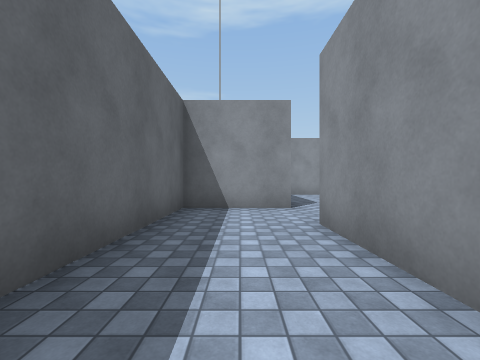
View 1 (above)

24 first-person views from a walk through a scene from a Unity 3-D project. The camera is 1.3 m above the floor, looks level and sees 90° across. The floor is counted in squares, 2 m on a side. Each view is taken from the middle of a square. On the plan, view 1 faces up. The plan holds only what a view shows up to about 9 squares ahead; the rest is blank. The place goes on beyond the plan. The player character is not drawn. Surface patterns are stand-ins for the level's own textures.

View 2
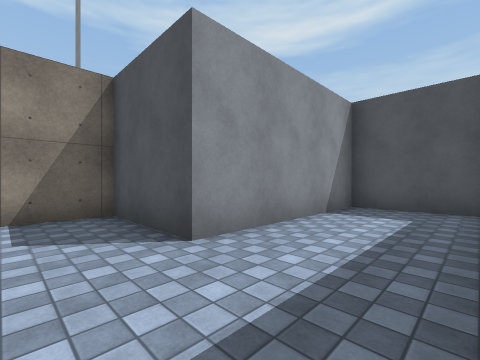

View 3
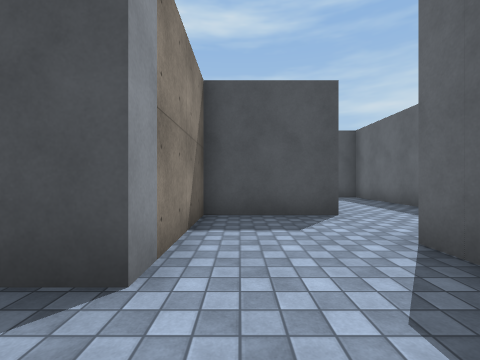

View 4
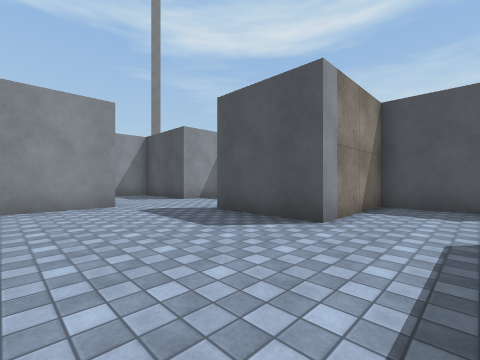

View 5
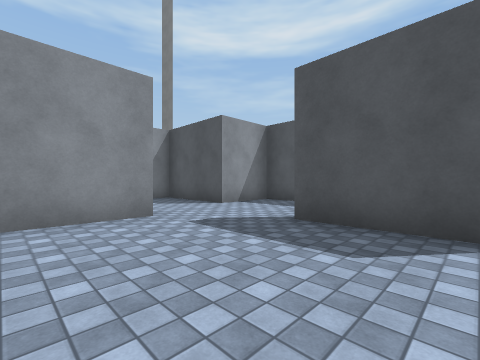

View 6
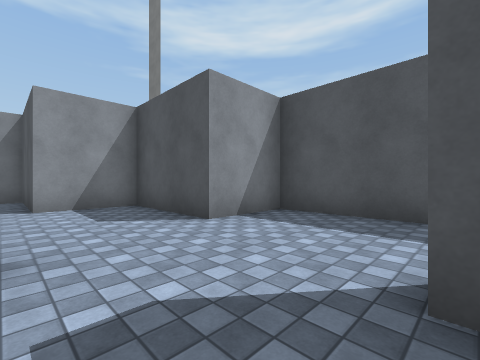

View 7
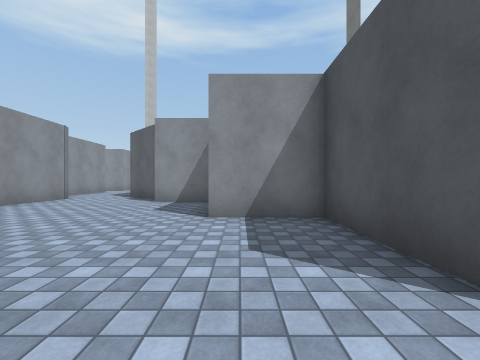

View 8
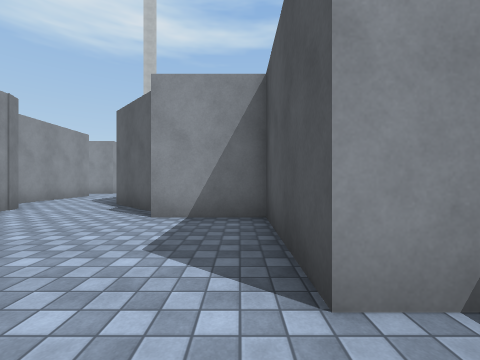

View 9
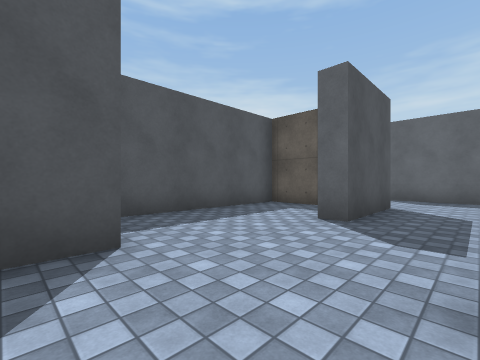

View 10
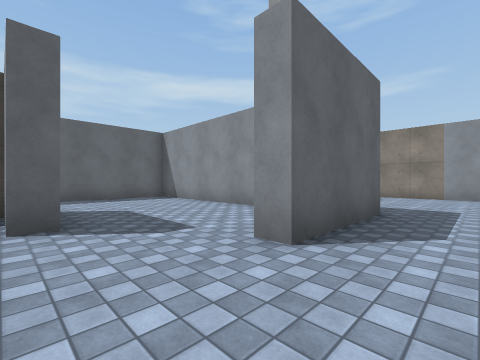

View 11
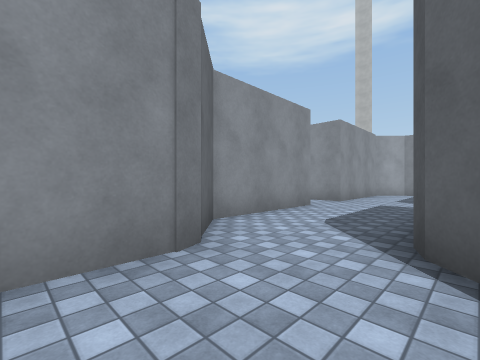

View 12
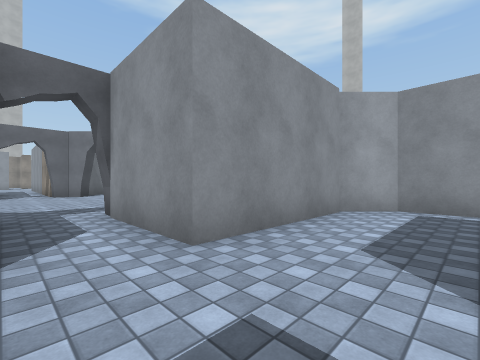

View 13
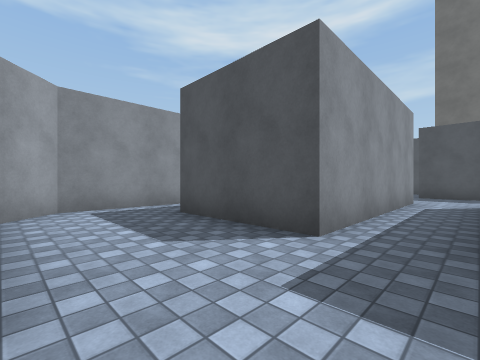

View 14
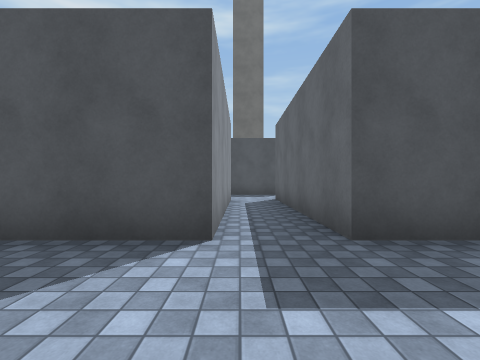

View 15
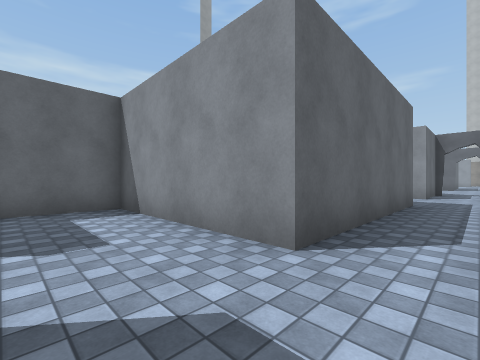

View 16
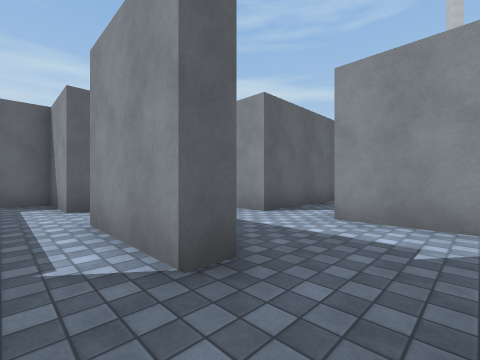

View 17
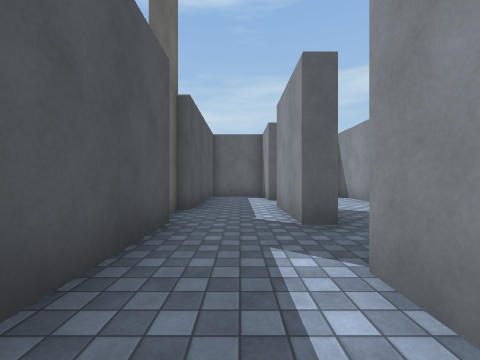

View 18
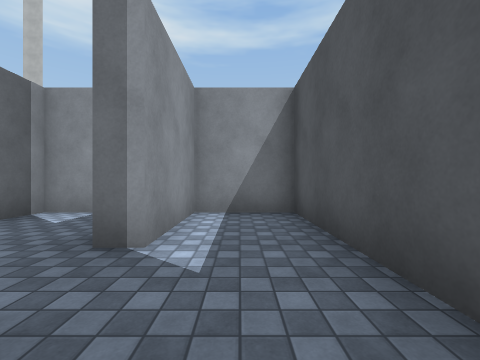

View 19
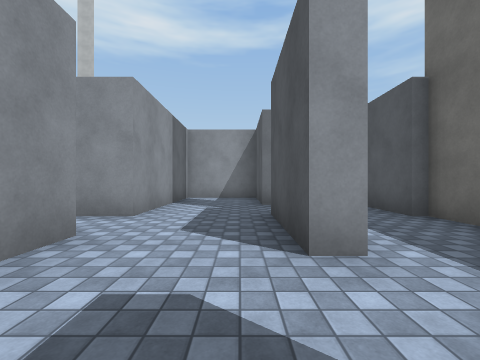

View 20
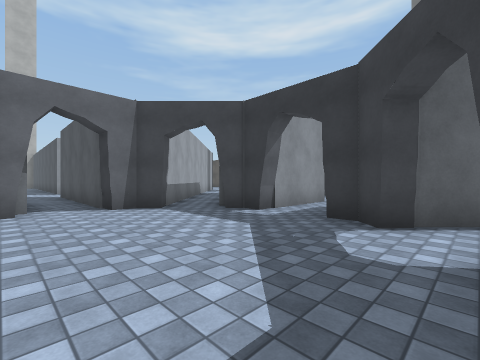

View 21
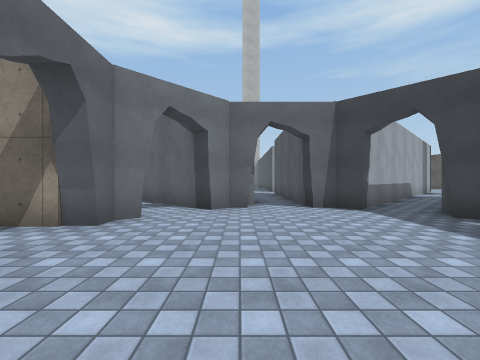

View 22
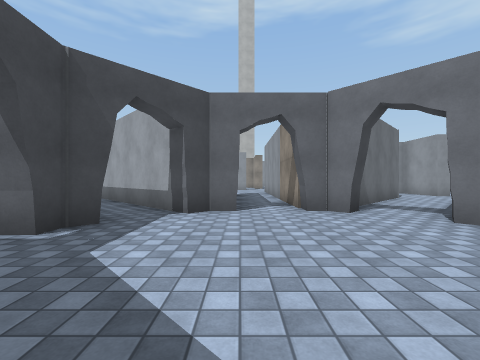

View 23
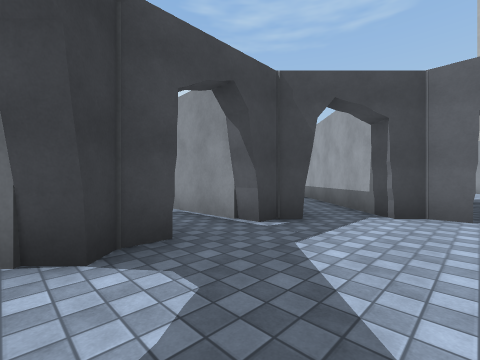

View 24
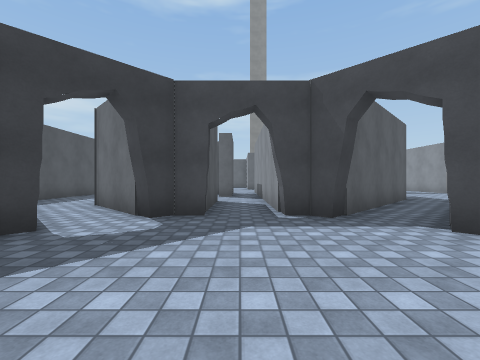

### Floor plan
Points are (right, up) in squares from view 1. A wall is a line through its corners. A room is listed if a view was taken in it or the views show most of it. See-through windows are left out.
Room 1 (views 1, 2)
walls: (1.2, 5.5) (-1.3, 5.5) (-1.3, -1) (1.2, -1) (1.2, 3.5) (3.7, 3.5) (3.7, 5.5)
ways out: opening at (2.5, 6) to room 2
Room 2 (views 3, 4, 5, 6)
walls: (6, 10.6) (1.9, 10.6); (3.7, 5.5) (3.7, 6.5) (6.2, 6.5); (8.7, 8.1) (8.2, 8.1) (8.2, 10); (1.2, 10) (1.2, 5.5)
ways out: opening at (2.5, 6) to room 1; opening at (7.5, 6.5) to room 3
Room 3 (views 7, 8, 9, 10, 11)
walls: (8.7, 11.1) (8.7, 8.1); (6.2, 6.5) (6.2, 6); (16, 9.8) (17.4, 11.3); (5.6, 5.9) (4.2, 5.9) (4.2, 3.5) (9.2, 3.5) (9.2, 5.5) (12.2, 5.5) (12.2, 7.5) (15.2, 7.5) (15.2, 9.6); (16.4, 13) (16.2, 13) (13.9, 13)
ways out: opening at (7.5, 6.5) to room 2; opening at (17, 12) to room 4; opening at (10.5, 11.5)
Room 4 (views 12, 13, 14, 15, 19, 20, 21, 22, 23, 24)
walls: (20.8, 15.4) (20.8, 14) (17.4, 14) (16.4, 13); (18.9, 16.3) (19.5, 16.9); (18.6, 18.1) (16.9, 16.4); (19.4, 11.4) (20.8, 11.4) (20.8, 5.9) (16.3, 5.9) (16.3, 4); (17.4, 11.3) (17.9, 11.5); (24.6, 18.8) (24.6, 19.3); (24.6, 20.6) (24.6, 21.2); (26.8, 11.6) (26.8, 13.2) (26, 14) (22.3, 14) (22.3, 16.6); (18.6, 21.4) (18.6, 20.8) (15.5, 20.8); (15.6, 19.4) (18.6, 19.4) (18.6, 18.8); (24.6, 21.9) (25.8, 23.1); (19.5, 23.1) (16.2, 26.4); (22.3, 23.4) (22.3, 24.6); (18.3, 3.4) (18.3, 2.9); (15, 25.5) (18.7, 21.9); (20, 2.9) (20, 3.5) (22.5, 3.5); (26.8, 3.4) (26.8, 5.9) (22.3, 5.9) (22.3, 11.4) (25.4, 11.4)
ways out: opening at (17, 12) to room 3; opening at (23.5, 3) to room 5; opening at (19.5, 3) to room 6; opening at (16, 20); opening at (16, 26); opening at (18, 17); opening at (22, 24); opening at (25, 17); opening at (25, 20); opening at (25, 24); opening at (26, 11)
objects: arch (19, 17) to (20, 18); arch (20, 23); arch (23, 17); arch (23, 23)
Room 5 (views 16, 17, 18)
walls: (22.3, 0.9) (26.8, 0.9) (26.8, 2.9) (24.3, 2.9) (24.3, 3.5); (22.5, 3.5) (22.5, 2.9) (20, 2.9)
ways out: opening at (23.5, 3) to room 4; opening at (21.5, 2)
Room 6 (no view inside)
walls: (18.3, 2.9) (16.3, 2.9) (16.3, 2); (17.2, 0.9) (20.9, 0.9)
ways out: opening at (19.5, 3) to room 4

Positions as (right, up) in squares from view 1, and headings:
1: (0, 0), facing up
2: (-1, 5), facing down-right
3: (3, 8), facing down
4: (2, 10), facing down-right
5: (4, 10), facing down-right
6: (6, 8), facing down-right
7: (8, 7), facing right
8: (11, 8), facing right
9: (10, 8), facing down-left
10: (10, 6), facing up-left
11: (15, 11), facing up-right
12: (21, 12), facing up-right
13: (21, 14), facing down-right
14: (22, 14), facing down
15: (22, 4), facing up-left
16: (24, 2), facing up-left
17: (26, 2), facing left
18: (22, 2), facing right
19: (18, 4), facing right
20: (19, 21), facing down-right
21: (19, 21), facing right
22: (21, 18), facing up
23: (21, 18), facing up-left
24: (23, 20), facing left
